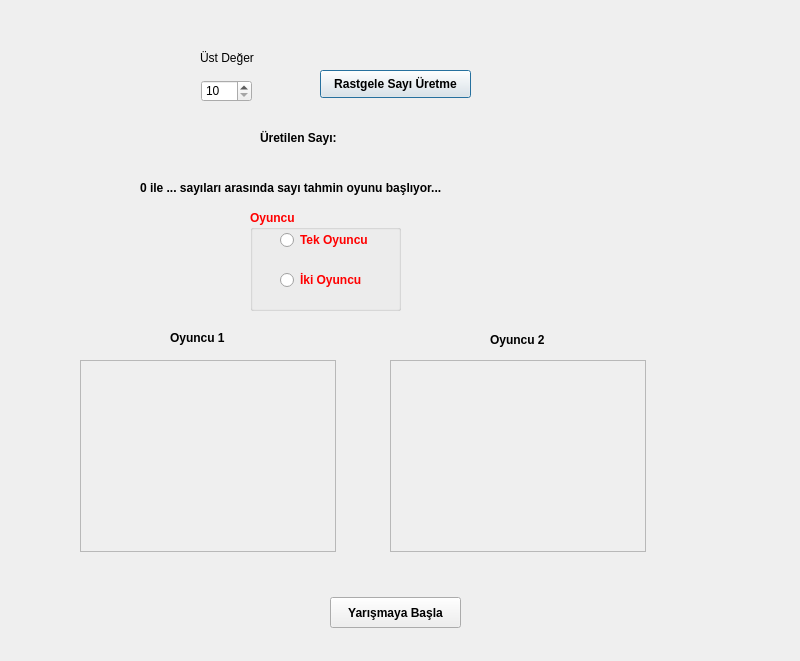
<?xml version="1.0" encoding="UTF-8"?>
<ui version="4.0">
 <class>Dialog</class>
 <widget class="QDialog" name="Dialog">
  <property name="geometry">
   <rect>
    <x>0</x>
    <y>0</y>
    <width>800</width>
    <height>661</height>
   </rect>
  </property>
  <property name="windowTitle">
   <string>Dialog</string>
  </property>
  <widget class="QSpinBox" name="spinBox">
   <property name="geometry">
    <rect>
     <x>201</x>
     <y>80</y>
     <width>51</width>
     <height>22</height>
    </rect>
   </property>
   <property name="minimum">
    <number>10</number>
   </property>
   <property name="maximum">
    <number>1000</number>
   </property>
  </widget>
  <widget class="QLabel" name="label">
   <property name="geometry">
    <rect>
     <x>200</x>
     <y>50</y>
     <width>61</width>
     <height>16</height>
    </rect>
   </property>
   <property name="text">
    <string>Üst Değer</string>
   </property>
  </widget>
  <widget class="QPushButton" name="pushButtonRastgeleSay">
   <property name="geometry">
    <rect>
     <x>320</x>
     <y>70</y>
     <width>151</width>
     <height>28</height>
    </rect>
   </property>
   <property name="font">
    <font>
     <weight>75</weight>
     <bold>true</bold>
    </font>
   </property>
   <property name="text">
    <string>Rastgele Sayı Üretme</string>
   </property>
  </widget>
  <widget class="QGroupBox" name="groupBoxOyuncu">
   <property name="geometry">
    <rect>
     <x>250</x>
     <y>210</y>
     <width>151</width>
     <height>101</height>
    </rect>
   </property>
   <property name="palette">
    <palette>
     <active>
      <colorrole role="WindowText">
       <brush brushstyle="SolidPattern">
        <color alpha="255">
         <red>255</red>
         <green>0</green>
         <blue>0</blue>
        </color>
       </brush>
      </colorrole>
     </active>
     <inactive>
      <colorrole role="WindowText">
       <brush brushstyle="SolidPattern">
        <color alpha="255">
         <red>255</red>
         <green>0</green>
         <blue>0</blue>
        </color>
       </brush>
      </colorrole>
     </inactive>
     <disabled>
      <colorrole role="WindowText">
       <brush brushstyle="SolidPattern">
        <color alpha="255">
         <red>120</red>
         <green>120</green>
         <blue>120</blue>
        </color>
       </brush>
      </colorrole>
     </disabled>
    </palette>
   </property>
   <property name="font">
    <font>
     <weight>75</weight>
     <bold>true</bold>
    </font>
   </property>
   <property name="title">
    <string>Oyuncu</string>
   </property>
   <widget class="QRadioButton" name="radioButtonTO">
    <property name="geometry">
     <rect>
      <x>30</x>
      <y>20</y>
      <width>95</width>
      <height>20</height>
     </rect>
    </property>
    <property name="text">
     <string>Tek Oyuncu</string>
    </property>
   </widget>
   <widget class="QRadioButton" name="radioButtonIO">
    <property name="geometry">
     <rect>
      <x>30</x>
      <y>60</y>
      <width>95</width>
      <height>20</height>
     </rect>
    </property>
    <property name="text">
     <string>İki Oyuncu</string>
    </property>
   </widget>
  </widget>
  <widget class="QListWidget" name="listWidget_oyuncu1">
   <property name="enabled">
    <bool>false</bool>
   </property>
   <property name="geometry">
    <rect>
     <x>80</x>
     <y>360</y>
     <width>256</width>
     <height>192</height>
    </rect>
   </property>
  </widget>
  <widget class="QListWidget" name="listWidget_oyuncu2">
   <property name="enabled">
    <bool>false</bool>
   </property>
   <property name="geometry">
    <rect>
     <x>390</x>
     <y>360</y>
     <width>256</width>
     <height>192</height>
    </rect>
   </property>
  </widget>
  <widget class="QLabel" name="label_2">
   <property name="geometry">
    <rect>
     <x>170</x>
     <y>330</y>
     <width>71</width>
     <height>16</height>
    </rect>
   </property>
   <property name="font">
    <font>
     <weight>75</weight>
     <bold>true</bold>
    </font>
   </property>
   <property name="text">
    <string>Oyuncu 1</string>
   </property>
  </widget>
  <widget class="QLabel" name="label_3">
   <property name="geometry">
    <rect>
     <x>490</x>
     <y>330</y>
     <width>91</width>
     <height>20</height>
    </rect>
   </property>
   <property name="font">
    <font>
     <weight>75</weight>
     <bold>true</bold>
    </font>
   </property>
   <property name="text">
    <string>Oyuncu 2</string>
   </property>
  </widget>
  <widget class="QLabel" name="label_4">
   <property name="geometry">
    <rect>
     <x>140</x>
     <y>180</y>
     <width>351</width>
     <height>16</height>
    </rect>
   </property>
   <property name="font">
    <font>
     <weight>75</weight>
     <bold>true</bold>
    </font>
   </property>
   <property name="text">
    <string>0 ile ... sayıları arasında sayı tahmin oyunu başlıyor...</string>
   </property>
  </widget>
  <widget class="QLabel" name="label_5">
   <property name="geometry">
    <rect>
     <x>260</x>
     <y>130</y>
     <width>121</width>
     <height>16</height>
    </rect>
   </property>
   <property name="font">
    <font>
     <weight>75</weight>
     <bold>true</bold>
    </font>
   </property>
   <property name="text">
    <string>Üretilen Sayı:</string>
   </property>
  </widget>
  <widget class="QPushButton" name="pushButtonYarsBasla">
   <property name="geometry">
    <rect>
     <x>330</x>
     <y>597</y>
     <width>131</width>
     <height>31</height>
    </rect>
   </property>
   <property name="font">
    <font>
     <weight>75</weight>
     <bold>true</bold>
    </font>
   </property>
   <property name="text">
    <string>Yarışmaya Başla</string>
   </property>
  </widget>
 </widget>
 <resources/>
 <connections/>
</ui>
